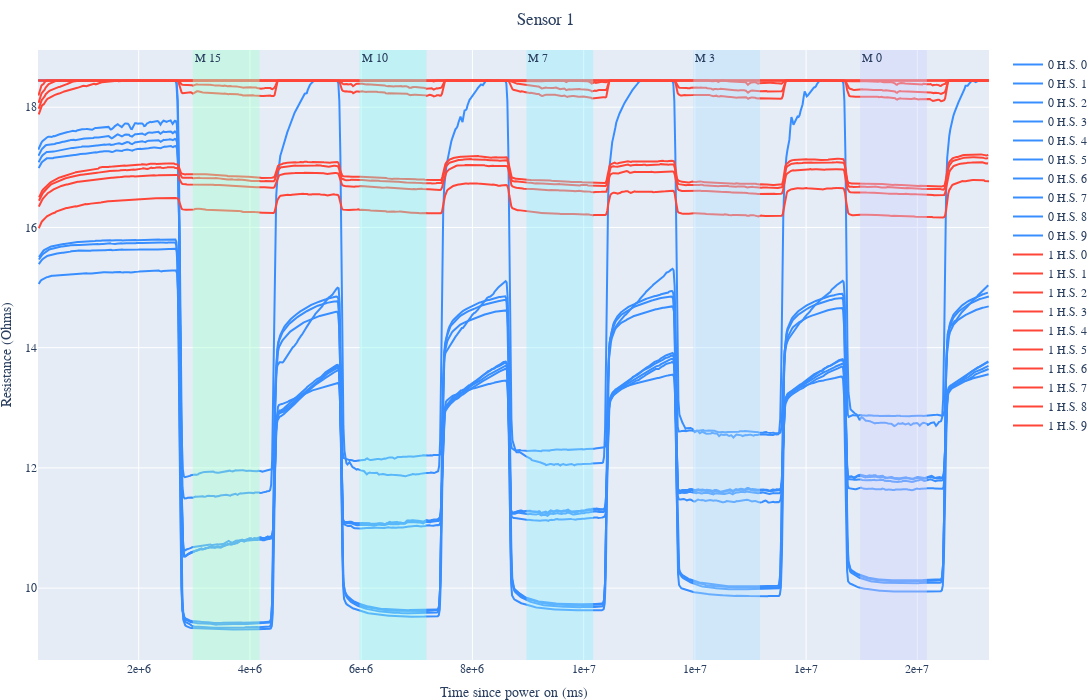

Notebook cell for this chart:
### Code cell
plot_matrices_data_arr(sensor_data, 1, sensor_labels, skip=10, cut=10)

### Figure 1 — Plotly figure (JSON) as saved in the notebook; plotly's stock layout.template omitted (floating-point values rounded to 4 significant figures; data arrays with more than 128 entries replaced by an {"elided": "..."} marker saying what was removed)
{"data": [{"line": {"color": "#388eff"}, "mode": "lines", "name": "0 H.S. 0", "showlegend": true, "type": "scatter", "x": {"elided": "934 int values"}, "y": {"elided": "934 float values"}}, {"line": {"color": "#388eff"}, "mode": "lines", "name": "0 H.S. 1", "showlegend": true, "type": "scatter", "x": {"elided": "934 int values"}, "y": {"elided": "934 float values"}}, {"line": {"color": "#388eff"}, "mode": "lines", "name": "0 H.S. 2", "showlegend": true, "type": "scatter", "x": {"elided": "934 int values"}, "y": {"elided": "934 float values"}}, {"line": {"color": "#388eff"}, "mode": "lines", "name": "0 H.S. 3", "showlegend": true, "type": "scatter", "x": {"elided": "934 int values"}, "y": {"elided": "934 float values"}}, {"line": {"color": "#388eff"}, "mode": "lines", "name": "0 H.S. 4", "showlegend": true, "type": "scatter", "x": {"elided": "934 int values"}, "y": {"elided": "934 float values"}}, {"line": {"color": "#388eff"}, "mode": "lines", "name": "0 H.S. 5", "showlegend": true, "type": "scatter", "x": {"elided": "934 int values"}, "y": {"elided": "934 float values"}}, {"line": {"color": "#388eff"}, "mode": "lines", "name": "0 H.S. 6", "showlegend": true, "type": "scatter", "x": {"elided": "934 int values"}, "y": {"elided": "934 float values"}}, {"line": {"color": "#388eff"}, "mode": "lines", "name": "0 H.S. 7", "showlegend": true, "type": "scatter", "x": {"elided": "934 int values"}, "y": {"elided": "934 float values"}}, {"line": {"color": "#388eff"}, "mode": "lines", "name": "0 H.S. 8", "showlegend": true, "type": "scatter", "x": {"elided": "934 int values"}, "y": {"elided": "934 float values"}}, {"line": {"color": "#388eff"}, "mode": "lines", "name": "0 H.S. 9", "showlegend": true, "type": "scatter", "x": {"elided": "933 int values"}, "y": {"elided": "933 float values"}}, {"line": {"color": "#ff4538"}, "mode": "lines", "name": "1 H.S. 0", "showlegend": true, "type": "scatter", "x": {"elided": "932 int values"}, "y": {"elided": "932 float values"}}, {"line": {"color": "#ff4538"}, "mode": "lines", "name": "1 H.S. 1", "showlegend": true, "type": "scatter", "x": {"elided": "932 int values"}, "y": {"elided": "932 float values"}}, {"line": {"color": "#ff4538"}, "mode": "lines", "name": "1 H.S. 2", "showlegend": true, "type": "scatter", "x": {"elided": "932 int values"}, "y": {"elided": "932 float values"}}, {"line": {"color": "#ff4538"}, "mode": "lines", "name": "1 H.S. 3", "showlegend": true, "type": "scatter", "x": {"elided": "932 int values"}, "y": {"elided": "932 float values"}}, {"line": {"color": "#ff4538"}, "mode": "lines", "name": "1 H.S. 4", "showlegend": true, "type": "scatter", "x": {"elided": "932 int values"}, "y": {"elided": "932 float values"}}, {"line": {"color": "#ff4538"}, "mode": "lines", "name": "1 H.S. 5", "showlegend": true, "type": "scatter", "x": {"elided": "932 int values"}, "y": {"elided": "932 float values"}}, {"line": {"color": "#ff4538"}, "mode": "lines", "name": "1 H.S. 6", "showlegend": true, "type": "scatter", "x": {"elided": "932 int values"}, "y": {"elided": "932 float values"}}, {"line": {"color": "#ff4538"}, "mode": "lines", "name": "1 H.S. 7", "showlegend": true, "type": "scatter", "x": {"elided": "931 int values"}, "y": {"elided": "931 float values"}}, {"line": {"color": "#ff4538"}, "mode": "lines", "name": "1 H.S. 8", "showlegend": true, "type": "scatter", "x": {"elided": "931 int values"}, "y": {"elided": "931 float values"}}, {"line": {"color": "#ff4538"}, "mode": "lines", "name": "1 H.S. 9", "showlegend": true, "type": "scatter", "x": {"elided": "931 int values"}, "y": {"elided": "931 float values"}}], "layout": {"annotations": [{"showarrow": false, "text": "M 15", "x": 2972766, "xanchor": "left", "xref": "x", "y": 1, "yanchor": "top", "yref": "y domain"}, {"showarrow": false, "text": "M 10", "x": 5972287, "xanchor": "left", "xref": "x", "y": 1, "yanchor": "top", "yref": "y domain"}, {"showarrow": false, "text": "M 7", "x": 8972024, "xanchor": "left", "xref": "x", "y": 1, "yanchor": "top", "yref": "y domain"}, {"showarrow": false, "text": "M 3", "x": 11971687, "xanchor": "left", "xref": "x", "y": 1, "yanchor": "top", "yref": "y domain"}, {"showarrow": false, "text": "M 0", "x": 14971105, "xanchor": "left", "xref": "x", "y": 1, "yanchor": "top", "yref": "y domain"}], "font": {"family": "Times New Roman"}, "height": 700, "margin": {"b": 0, "l": 0, "r": 10, "t": 50}, "shapes": [{"fillcolor": "#a0fecd", "line": {"width": 0}, "opacity": 0.4, "type": "rect", "x0": 2972766, "x1": 4172628, "xref": "x", "y0": 0, "y1": 1, "yref": "y domain"}, {"fillcolor": "#88f8ef", "line": {"width": 0}, "opacity": 0.4, "type": "rect", "x0": 5972287, "x1": 7172081, "xref": "x", "y0": 0, "y1": 1, "yref": "y domain"}, {"fillcolor": "#91edff", "line": {"width": 0}, "opacity": 0.4, "type": "rect", "x0": 8972024, "x1": 10171736, "xref": "x", "y0": 0, "y1": 1, "yref": "y domain"}, {"fillcolor": "#afdfff", "line": {"width": 0}, "opacity": 0.4, "type": "rect", "x0": 11971687, "x1": 13171400, "xref": "x", "y0": 0, "y1": 1, "yref": "y domain"}, {"fillcolor": "#cdd0ff", "line": {"width": 0}, "opacity": 0.4, "type": "rect", "x0": 14971105, "x1": 16171005, "xref": "x", "y0": 0, "y1": 1, "yref": "y domain"}], "title": {"font": {"family": "Times New Roman"}, "pad": {"b": 0, "l": 0, "r": 0, "t": 0}, "text": "Sensor 1", "x": 0.5}, "width": 1200, "xaxis": {"tickformat": ".0e", "title": {"text": "Time since power on (ms)"}}, "yaxis": {"title": {"text": "Resistance (Ohms)"}}}}
